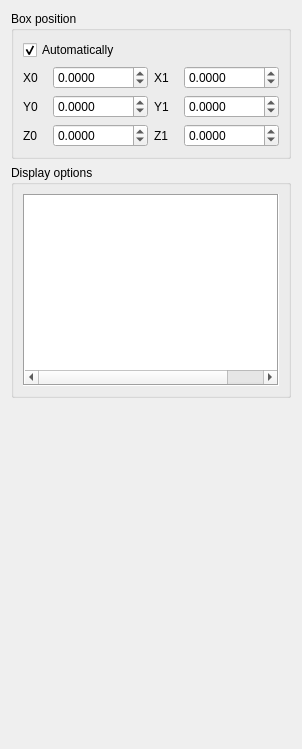
       <widget class="QWidget" name="sceneBoxTab">
        <attribute name="title">
         <string>SceneBox</string>
        </attribute>
        <layout class="QVBoxLayout" name="verticalLayout_26">
         <item>
          <widget class="QGroupBox" name="boxpositiongroupBox">
           <property name="title">
            <string>Box position</string>
           </property>
           <layout class="QVBoxLayout" name="verticalLayout_25">
            <item>
             <widget class="QCheckBox" name="autoboxpos_checkBox">
              <property name="text">
               <string>Automatically</string>
              </property>
              <property name="checked">
               <bool>true</bool>
              </property>
             </widget>
            </item>
            <item>
             <layout class="QHBoxLayout" name="horizontalLayout_35">
              <item>
               <widget class="QLabel" name="label_7">
                <property name="maximumSize">
                 <size>
                  <width>24</width>
                  <height>16777215</height>
                 </size>
                </property>
                <property name="text">
                 <string>X0</string>
                </property>
               </widget>
              </item>
              <item>
               <widget class="QDoubleSpinBox" name="boxX0SpinBox">
                <property name="enabled">
                 <bool>true</bool>
                </property>
                <property name="decimals">
                 <number>4</number>
                </property>
                <property name="minimum">
                 <double>-20000.000000000000000</double>
                </property>
                <property name="maximum">
                 <double>20000.000000000000000</double>
                </property>
                <property name="singleStep">
                 <double>1.000000000000000</double>
                </property>
               </widget>
              </item>
              <item>
               <widget class="QLabel" name="label_44">
                <property name="maximumSize">
                 <size>
                  <width>24</width>
                  <height>16777215</height>
                 </size>
                </property>
                <property name="text">
                 <string>X1</string>
                </property>
               </widget>
              </item>
              <item>
               <widget class="QDoubleSpinBox" name="boxX1SpinBox">
                <property name="enabled">
                 <bool>true</bool>
                </property>
                <property name="decimals">
                 <number>4</number>
                </property>
                <property name="minimum">
                 <double>-20000.000000000000000</double>
                </property>
                <property name="maximum">
                 <double>20000.000000000000000</double>
                </property>
                <property name="singleStep">
                 <double>1.000000000000000</double>
                </property>
               </widget>
              </item>
             </layout>
            </item>
            <item>
             <layout class="QHBoxLayout" name="horizontalLayout_36">
              <item>
               <widget class="QLabel" name="label_46">
                <property name="maximumSize">
                 <size>
                  <width>24</width>
                  <height>16777215</height>
                 </size>
                </property>
                <property name="text">
                 <string>Y0</string>
                </property>
               </widget>
              </item>
              <item>
               <widget class="QDoubleSpinBox" name="boxY0SpinBox">
                <property name="enabled">
                 <bool>true</bool>
                </property>
                <property name="decimals">
                 <number>4</number>
                </property>
                <property name="minimum">
                 <double>-20000.000000000000000</double>
                </property>
                <property name="maximum">
                 <double>20000.000000000000000</double>
                </property>
                <property name="singleStep">
                 <double>1.000000000000000</double>
                </property>
               </widget>
              </item>
              <item>
               <widget class="QLabel" name="label_47">
                <property name="maximumSize">
                 <size>
                  <width>24</width>
                  <height>16777215</height>
                 </size>
                </property>
                <property name="text">
                 <string>Y1</string>
                </property>
               </widget>
              </item>
              <item>
               <widget class="QDoubleSpinBox" name="boxY1SpinBox">
                <property name="enabled">
                 <bool>true</bool>
                </property>
                <property name="decimals">
                 <number>4</number>
                </property>
                <property name="minimum">
                 <double>-20000.000000000000000</double>
                </property>
                <property name="maximum">
                 <double>20000.000000000000000</double>
                </property>
                <property name="singleStep">
                 <double>1.000000000000000</double>
                </property>
               </widget>
              </item>
             </layout>
            </item>
            <item>
             <layout class="QHBoxLayout" name="horizontalLayout_37">
              <item>
               <widget class="QLabel" name="label_49">
                <property name="maximumSize">
                 <size>
                  <width>24</width>
                  <height>16777215</height>
                 </size>
                </property>
                <property name="text">
                 <string>Z0</string>
                </property>
               </widget>
              </item>
              <item>
               <widget class="QDoubleSpinBox" name="boxZ0SpinBox">
                <property name="enabled">
                 <bool>true</bool>
                </property>
                <property name="decimals">
                 <number>4</number>
                </property>
                <property name="minimum">
                 <double>-20000.000000000000000</double>
                </property>
                <property name="maximum">
                 <double>20000.000000000000000</double>
                </property>
                <property name="singleStep">
                 <double>1.000000000000000</double>
                </property>
               </widget>
              </item>
              <item>
               <widget class="QLabel" name="label_50">
                <property name="maximumSize">
                 <size>
                  <width>24</width>
                  <height>16777215</height>
                 </size>
                </property>
                <property name="text">
                 <string>Z1</string>
                </property>
               </widget>
              </item>
              <item>
               <widget class="QDoubleSpinBox" name="boxZ1SpinBox">
                <property name="enabled">
                 <bool>true</bool>
                </property>
                <property name="decimals">
                 <number>4</number>
                </property>
                <property name="minimum">
                 <double>-20000.000000000000000</double>
                </property>
                <property name="maximum">
                 <double>20000.000000000000000</double>
                </property>
                <property name="singleStep">
                 <double>1.000000000000000</double>
                </property>
               </widget>
              </item>
             </layout>
            </item>
           </layout>
          </widget>
         </item>
         <item>
          <widget class="QGroupBox" name="scenedisplaygroupBox">
           <property name="sizePolicy">
            <sizepolicy hsizetype="Preferred" vsizetype="Minimum">
             <horstretch>0</horstretch>
             <verstretch>0</verstretch>
            </sizepolicy>
           </property>
           <property name="minimumSize">
            <size>
             <width>0</width>
             <height>80</height>
            </size>
           </property>
           <property name="title">
            <string>Display options</string>
           </property>
           <layout class="QVBoxLayout" name="verticalLayout_13">
            <item>
             <widget class="QTreeWidget" name="boxDisplayTreeWidget">
              <property name="font">
               <font>
                <family>Microsoft Sans Serif</family>
               </font>
              </property>
              <property name="frameShape">
               <enum>QFrame::Box</enum>
              </property>
              <property name="columnCount">
               <number>3</number>
              </property>
              <attribute name="headerVisible">
               <bool>false</bool>
              </attribute>
              <column>
               <property name="text">
                <string notr="true">1</string>
               </property>
              </column>
              <column>
               <property name="text">
                <string notr="true">2</string>
               </property>
              </column>
              <column>
               <property name="text">
                <string notr="true">3</string>
               </property>
              </column>
             </widget>
            </item>
           </layout>
          </widget>
         </item>
         <item>
          <spacer name="verticalSpacer_9">
           <property name="orientation">
            <enum>Qt::Vertical</enum>
           </property>
           <property name="sizeType">
            <enum>QSizePolicy::Expanding</enum>
           </property>
           <property name="sizeHint" stdset="0">
            <size>
             <width>20</width>
             <height>340</height>
            </size>
           </property>
          </spacer>
         </item>
        </layout>
       </widget>
